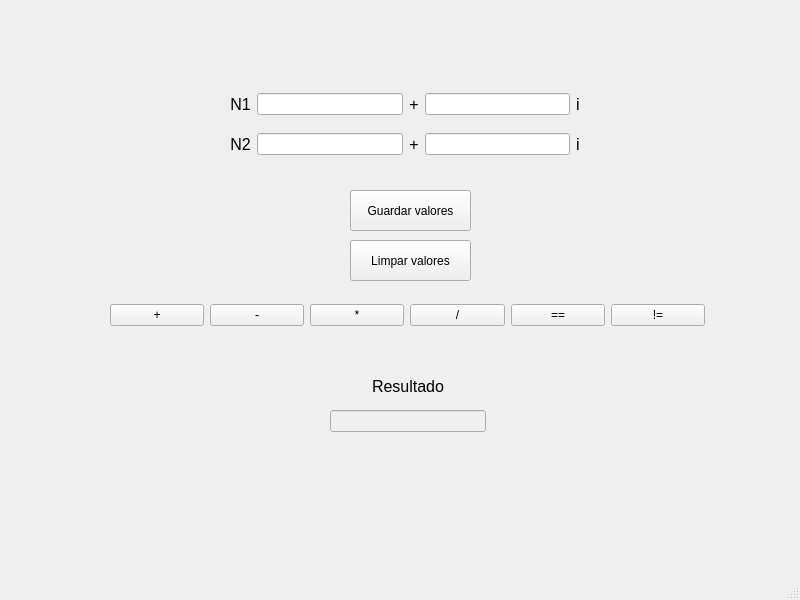
<?xml version="1.0" encoding="UTF-8"?>
<ui version="4.0">
 <class>MainWindow</class>
 <widget class="QMainWindow" name="MainWindow">
  <property name="geometry">
   <rect>
    <x>0</x>
    <y>0</y>
    <width>800</width>
    <height>600</height>
   </rect>
  </property>
  <property name="windowTitle">
   <string>MainWindow</string>
  </property>
  <widget class="QWidget" name="centralwidget">
   <widget class="QPushButton" name="pushButtonGuardarValores">
    <property name="geometry">
     <rect>
      <x>350</x>
      <y>190</y>
      <width>121</width>
      <height>41</height>
     </rect>
    </property>
    <property name="text">
     <string>Guardar valores</string>
    </property>
   </widget>
   <widget class="QPushButton" name="pushButtonLimparValores">
    <property name="geometry">
     <rect>
      <x>350</x>
      <y>240</y>
      <width>121</width>
      <height>41</height>
     </rect>
    </property>
    <property name="text">
     <string>Limpar valores</string>
    </property>
   </widget>
   <widget class="QWidget" name="layoutWidget">
    <property name="geometry">
     <rect>
      <x>110</x>
      <y>300</y>
      <width>595</width>
      <height>31</height>
     </rect>
    </property>
    <layout class="QHBoxLayout" name="horizontalLayout">
     <item>
      <widget class="QPushButton" name="pushButtonSoma">
       <property name="text">
        <string>+</string>
       </property>
      </widget>
     </item>
     <item>
      <widget class="QPushButton" name="pushButtonSubtracao">
       <property name="text">
        <string>-</string>
       </property>
      </widget>
     </item>
     <item>
      <widget class="QPushButton" name="pushButtonMultiplicacao">
       <property name="text">
        <string>*</string>
       </property>
      </widget>
     </item>
     <item>
      <widget class="QPushButton" name="pushButtonDivisao">
       <property name="text">
        <string>/</string>
       </property>
      </widget>
     </item>
     <item>
      <widget class="QPushButton" name="pushButtonIgual">
       <property name="text">
        <string>==</string>
       </property>
      </widget>
     </item>
     <item>
      <widget class="QPushButton" name="pushButtonDiferente">
       <property name="text">
        <string>!=</string>
       </property>
      </widget>
     </item>
    </layout>
   </widget>
   <widget class="QWidget" name="layoutWidget">
    <property name="geometry">
     <rect>
      <x>330</x>
      <y>370</y>
      <width>156</width>
      <height>62</height>
     </rect>
    </property>
    <layout class="QVBoxLayout" name="verticalLayout_3">
     <item>
      <widget class="QLabel" name="label_3">
       <property name="text">
        <string>&lt;html&gt;&lt;head/&gt;&lt;body&gt;&lt;p align=&quot;center&quot;&gt;&lt;span style=&quot; font-size:12pt;&quot;&gt;Resultado&lt;/span&gt;&lt;/p&gt;&lt;/body&gt;&lt;/html&gt;</string>
       </property>
      </widget>
     </item>
     <item>
      <widget class="QLineEdit" name="lineEditResultado">
       <property name="enabled">
        <bool>false</bool>
       </property>
      </widget>
     </item>
    </layout>
   </widget>
   <widget class="QWidget" name="layoutWidget">
    <property name="geometry">
     <rect>
      <x>230</x>
      <y>90</y>
      <width>350</width>
      <height>29</height>
     </rect>
    </property>
    <layout class="QHBoxLayout" name="horizontalLayout_2">
     <item>
      <widget class="QLabel" name="label_4">
       <property name="text">
        <string>&lt;html&gt;&lt;head/&gt;&lt;body&gt;&lt;p align=&quot;center&quot;&gt;&lt;span style=&quot; font-size:12pt;&quot;&gt;N1&lt;/span&gt;&lt;/p&gt;&lt;/body&gt;&lt;/html&gt;</string>
       </property>
      </widget>
     </item>
     <item>
      <widget class="QLineEdit" name="lineEditNumero1ParteReal"/>
     </item>
     <item>
      <widget class="QLabel" name="label_6">
       <property name="text">
        <string>&lt;html&gt;&lt;head/&gt;&lt;body&gt;&lt;p align=&quot;center&quot;&gt;&lt;span style=&quot; font-size:12pt;&quot;&gt;+&lt;/span&gt;&lt;/p&gt;&lt;/body&gt;&lt;/html&gt;</string>
       </property>
      </widget>
     </item>
     <item>
      <widget class="QLineEdit" name="lineEditNumero1ParteImaginaria"/>
     </item>
     <item>
      <widget class="QLabel" name="label">
       <property name="text">
        <string>&lt;html&gt;&lt;head/&gt;&lt;body&gt;&lt;p align=&quot;center&quot;&gt;&lt;span style=&quot; font-size:12pt;&quot;&gt;i&lt;/span&gt;&lt;/p&gt;&lt;/body&gt;&lt;/html&gt;</string>
       </property>
      </widget>
     </item>
    </layout>
   </widget>
   <widget class="QWidget" name="layoutWidget">
    <property name="geometry">
     <rect>
      <x>230</x>
      <y>130</y>
      <width>350</width>
      <height>29</height>
     </rect>
    </property>
    <layout class="QHBoxLayout" name="horizontalLayout_3">
     <item>
      <widget class="QLabel" name="label_2">
       <property name="text">
        <string>&lt;html&gt;&lt;head/&gt;&lt;body&gt;&lt;p align=&quot;center&quot;&gt;&lt;span style=&quot; font-size:12pt;&quot;&gt;N2&lt;/span&gt;&lt;/p&gt;&lt;/body&gt;&lt;/html&gt;</string>
       </property>
      </widget>
     </item>
     <item>
      <widget class="QLineEdit" name="lineEditNumero2ParteReal"/>
     </item>
     <item>
      <widget class="QLabel" name="label_7">
       <property name="text">
        <string>&lt;html&gt;&lt;head/&gt;&lt;body&gt;&lt;p align=&quot;center&quot;&gt;&lt;span style=&quot; font-size:12pt;&quot;&gt;+&lt;/span&gt;&lt;/p&gt;&lt;/body&gt;&lt;/html&gt;</string>
       </property>
      </widget>
     </item>
     <item>
      <widget class="QLineEdit" name="lineEditNumero2ParteImaginaria"/>
     </item>
     <item>
      <widget class="QLabel" name="label_5">
       <property name="text">
        <string>&lt;html&gt;&lt;head/&gt;&lt;body&gt;&lt;p align=&quot;center&quot;&gt;&lt;span style=&quot; font-size:12pt;&quot;&gt;i&lt;/span&gt;&lt;/p&gt;&lt;/body&gt;&lt;/html&gt;</string>
       </property>
      </widget>
     </item>
    </layout>
   </widget>
  </widget>
  <widget class="QMenuBar" name="menubar">
   <property name="geometry">
    <rect>
     <x>0</x>
     <y>0</y>
     <width>800</width>
     <height>22</height>
    </rect>
   </property>
  </widget>
  <widget class="QStatusBar" name="statusbar"/>
 </widget>
 <resources/>
 <connections/>
</ui>
